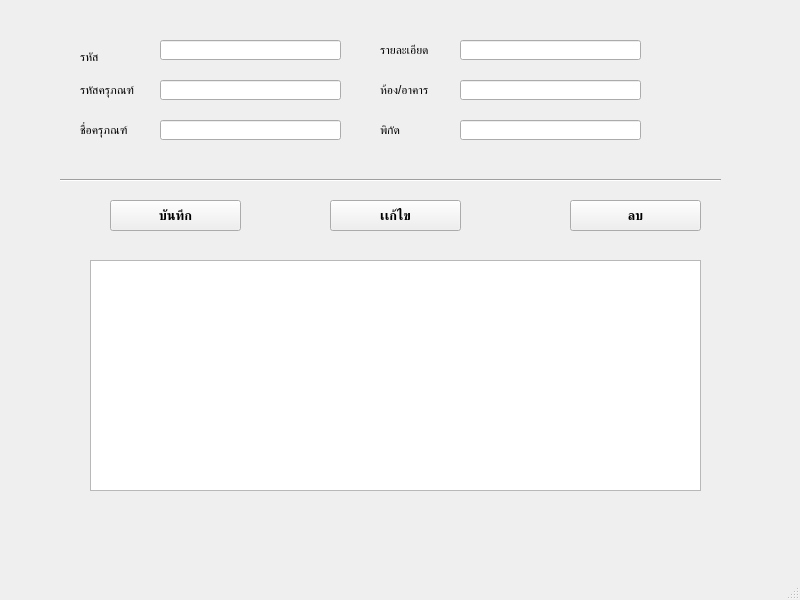
<?xml version="1.0" encoding="UTF-8"?>
<ui version="4.0">
 <class>MainWindow</class>
 <widget class="QMainWindow" name="MainWindow">
  <property name="geometry">
   <rect>
    <x>0</x>
    <y>0</y>
    <width>800</width>
    <height>600</height>
   </rect>
  </property>
  <property name="windowTitle">
   <string>MainWindow</string>
  </property>
  <widget class="QWidget" name="centralwidget">
   <widget class="QLineEdit" name="lineEdit">
    <property name="geometry">
     <rect>
      <x>160</x>
      <y>40</y>
      <width>181</width>
      <height>20</height>
     </rect>
    </property>
   </widget>
   <widget class="QLineEdit" name="lineEdit_2">
    <property name="geometry">
     <rect>
      <x>160</x>
      <y>80</y>
      <width>181</width>
      <height>20</height>
     </rect>
    </property>
   </widget>
   <widget class="QLineEdit" name="lineEdit_3">
    <property name="geometry">
     <rect>
      <x>160</x>
      <y>120</y>
      <width>181</width>
      <height>20</height>
     </rect>
    </property>
   </widget>
   <widget class="QLineEdit" name="lineEdit_4">
    <property name="geometry">
     <rect>
      <x>460</x>
      <y>40</y>
      <width>181</width>
      <height>20</height>
     </rect>
    </property>
   </widget>
   <widget class="QLineEdit" name="lineEdit_5">
    <property name="geometry">
     <rect>
      <x>460</x>
      <y>80</y>
      <width>181</width>
      <height>20</height>
     </rect>
    </property>
   </widget>
   <widget class="QLineEdit" name="lineEdit_6">
    <property name="geometry">
     <rect>
      <x>460</x>
      <y>120</y>
      <width>181</width>
      <height>20</height>
     </rect>
    </property>
   </widget>
   <widget class="Line" name="line">
    <property name="geometry">
     <rect>
      <x>60</x>
      <y>170</y>
      <width>661</width>
      <height>20</height>
     </rect>
    </property>
    <property name="orientation">
     <enum>Qt::Horizontal</enum>
    </property>
   </widget>
   <widget class="QLabel" name="label">
    <property name="geometry">
     <rect>
      <x>80</x>
      <y>50</y>
      <width>47</width>
      <height>13</height>
     </rect>
    </property>
    <property name="text">
     <string>รหัส</string>
    </property>
   </widget>
   <widget class="QLabel" name="label_2">
    <property name="geometry">
     <rect>
      <x>80</x>
      <y>80</y>
      <width>81</width>
      <height>20</height>
     </rect>
    </property>
    <property name="text">
     <string>รหัสครุภณฑ์</string>
    </property>
   </widget>
   <widget class="QLabel" name="label_3">
    <property name="geometry">
     <rect>
      <x>80</x>
      <y>120</y>
      <width>81</width>
      <height>20</height>
     </rect>
    </property>
    <property name="text">
     <string>ชื่อครุภณฑ์</string>
    </property>
   </widget>
   <widget class="QLabel" name="label_4">
    <property name="geometry">
     <rect>
      <x>380</x>
      <y>40</y>
      <width>81</width>
      <height>20</height>
     </rect>
    </property>
    <property name="text">
     <string>รายละเอียด</string>
    </property>
   </widget>
   <widget class="QLabel" name="label_5">
    <property name="geometry">
     <rect>
      <x>380</x>
      <y>80</y>
      <width>81</width>
      <height>20</height>
     </rect>
    </property>
    <property name="text">
     <string>ห้อง/อาคาร</string>
    </property>
   </widget>
   <widget class="QLabel" name="label_6">
    <property name="geometry">
     <rect>
      <x>380</x>
      <y>120</y>
      <width>91</width>
      <height>20</height>
     </rect>
    </property>
    <property name="text">
     <string>พิกัด</string>
    </property>
   </widget>
   <widget class="QTableWidget" name="tableWidget_2">
    <property name="geometry">
     <rect>
      <x>90</x>
      <y>260</y>
      <width>611</width>
      <height>231</height>
     </rect>
    </property>
   </widget>
   <widget class="QPushButton" name="btn_delete_2">
    <property name="geometry">
     <rect>
      <x>570</x>
      <y>200</y>
      <width>131</width>
      <height>31</height>
     </rect>
    </property>
    <property name="font">
     <font>
      <family>Prompt</family>
      <pointsize>10</pointsize>
      <weight>75</weight>
      <bold>true</bold>
     </font>
    </property>
    <property name="text">
     <string>ลบ</string>
    </property>
   </widget>
   <widget class="QPushButton" name="btn_delete_3">
    <property name="geometry">
     <rect>
      <x>330</x>
      <y>200</y>
      <width>131</width>
      <height>31</height>
     </rect>
    </property>
    <property name="font">
     <font>
      <family>Prompt</family>
      <pointsize>10</pointsize>
      <weight>75</weight>
      <bold>true</bold>
     </font>
    </property>
    <property name="text">
     <string>เเก้ไข</string>
    </property>
   </widget>
   <widget class="QPushButton" name="btn_save">
    <property name="geometry">
     <rect>
      <x>110</x>
      <y>200</y>
      <width>131</width>
      <height>31</height>
     </rect>
    </property>
    <property name="font">
     <font>
      <family>Prompt</family>
      <pointsize>10</pointsize>
      <weight>75</weight>
      <bold>true</bold>
     </font>
    </property>
    <property name="text">
     <string>บันทึก</string>
    </property>
   </widget>
  </widget>
  <widget class="QMenuBar" name="menubar">
   <property name="geometry">
    <rect>
     <x>0</x>
     <y>0</y>
     <width>800</width>
     <height>21</height>
    </rect>
   </property>
  </widget>
  <widget class="QStatusBar" name="statusbar"/>
 </widget>
 <resources/>
 <connections/>
</ui>
